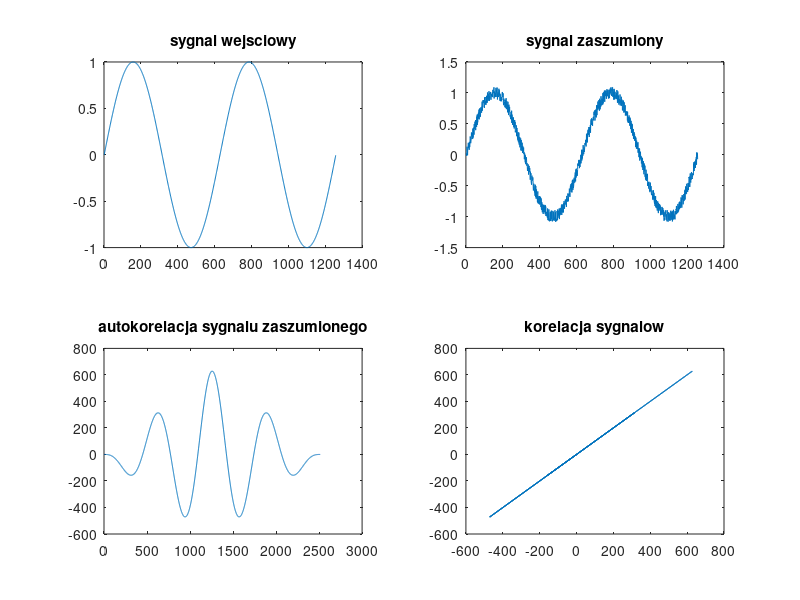

Reproduce this figure in MATLAB.
%XCORR

s=sin([0:0.01:4*pi]);
ss=s+rand(1,length(s))*0.2-0.1;

[c, lags] = xcorr(s);
[cc, lags1] = xcorr(s,ss);

subplot(221)
plot(s)
title('sygnal wejsciowy')
subplot(222)
plot(ss)
title('sygnal zaszumiony')
subplot(223)
plot(c)
title('autokorelacja sygnalu zaszumionego')
subplot(224)
plot(c,cc)
title('korelacja sygnalow')
